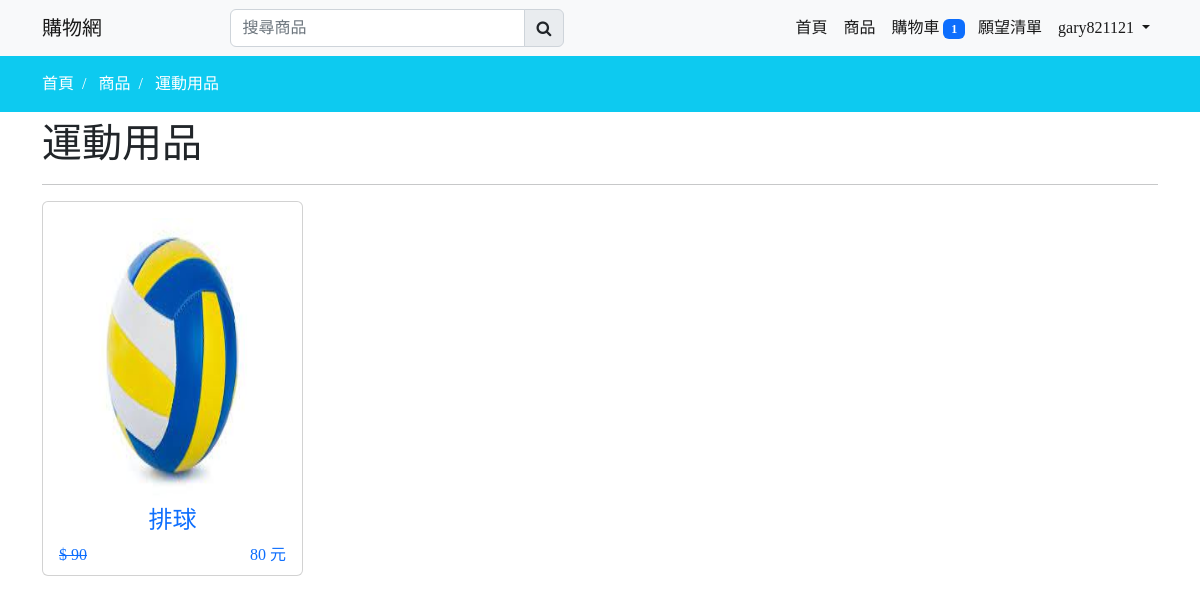
The page /collections/a3a9f562-0b41-11ed-a9f1-18cc182a562e/ (signed in) on the database as committed earlier.
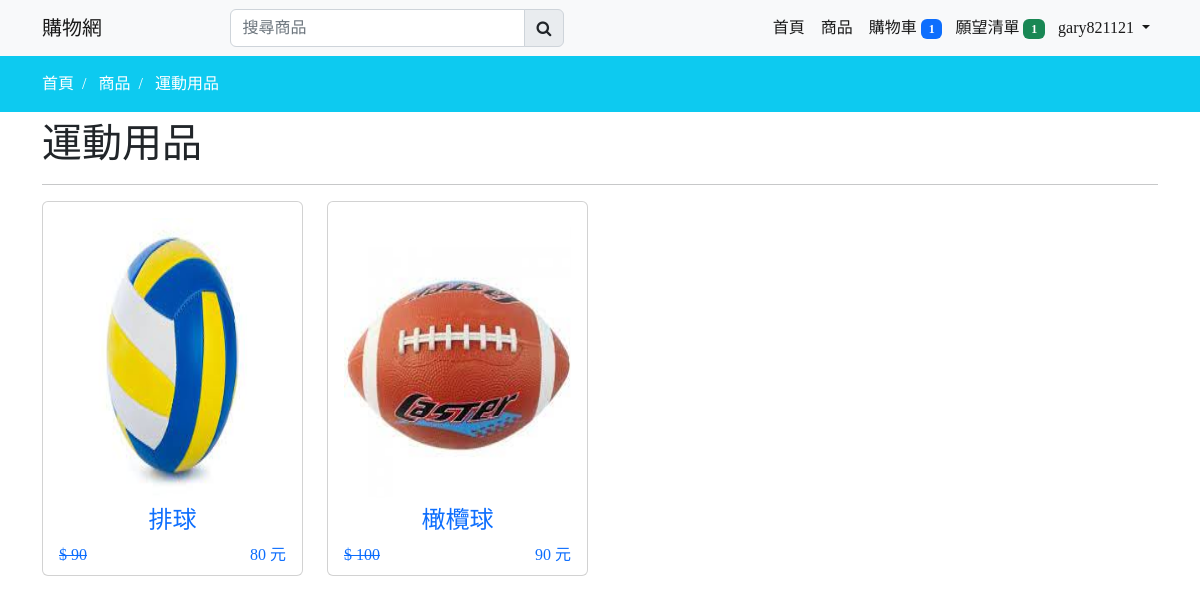
The same page on the database as committed later.
### mainapp/models.py (models this page shows, shortened)
class Product(models.Model):
    category = models.ForeignKey(Category,on_delete=models.CASCADE)
    slug = models.SlugField(null=False,unique=True,default=uuid.uuid1)
    name = models.CharField(max_length=150,null=False,blank=False)
    product_image = models.ImageField(upload_to=get_file_path,null=True,blank=True)
    small_description = models.CharField(max_length=150,null=False,blank=False)
    description = models.TextField(max_length=500,null=False,blank=False)
    quantity = models.IntegerField(null=False,blank=False)
    original_price = models.IntegerField(null=False,blank=False)
    selling_price = models.IntegerField(null=False,blank=False)
    status = models.BooleanField(default=False,help_text='0=default,1=Hidden')
    trending = models.BooleanField(default=False,help_text='0=default,1=Trending')
    tag = models.CharField(max_length=150,null=True,blank=True)
    meta_title = models.CharField(max_length=150,null=True,blank=True)
    meta_keywords = models.CharField(max_length=150,null=True,blank=True)
    meta_description = models.CharField(max_length=150,null=True,blank=True)
    created_at = models.DateTimeField(auto_now_add=True)
    @property
    def product_imageURL(self):
        try:
            url = self.product_image.url
        except:
            url = ''
        return url

class Profile(models.Model):
    user = models.OneToOneField(User,on_delete=models.CASCADE,null=True,blank=True)
    first_name = models.CharField(max_length=150,null=True,blank=True)
    last_name = models.CharField(max_length=150,null=True,blank=True)
    phone = models.CharField(max_length=150,null=True,blank=True)
    address = models.CharField(max_length=150,null=True,blank=True)
    email = models.EmailField(max_length=150,null=True,blank=True)
    profile_image = models.ImageField(upload_to=get_profile_file_path,null=True,blank=True)
    create_at = models.DateTimeField(auto_now_add=True)
    @property
    def cart_item_total(self):
        total = len(self.cart_set.all())
        return total
    @property
    def wishlist_item_total(self):
        total = len(self.wishlist_set.all())
        return total

class Cart(models.Model):
    user = models.ForeignKey(Profile,on_delete=models.CASCADE)
    product = models.ForeignKey(Product,on_delete=models.CASCADE)
    product_qty = models.IntegerField(null=False,blank=False)
    create_at = models.DateTimeField(auto_now_add=True)

class Wishlist(models.Model):
    user = models.ForeignKey(Profile,on_delete=models.CASCADE)
    product = models.ForeignKey(Product,on_delete=models.CASCADE)
    create_at = models.DateTimeField(auto_now_add=True)

### mainapp/views.py (the view)
# urls.py: path('collections/<slug:slug>/',views.collectionsview, name='collectionsview'),
def collectionsview(request,slug):
    if request.user.is_authenticated:
        profile = Profile.objects.get(user=request.user)
    if Category.objects.filter(slug=slug,status=0):
        products = Product.objects.filter(category__slug=slug)
        category = Category.objects.filter(slug=slug).first()
        return render(request,'store/products/collectionsview.html',locals())
    else:
        messages.warning(request,'沒有相關類別')
        return redirect('collections')

### mainapp/templates/store/products/collectionsview.html (shortened to what this page needs)
{% extends 'store/layouts/main.html' %}
{% load static %}
{% block content %}
<div class="py-3 bg-info">
    <div class="container">
        <a class="text-white" href="{% url 'home' %}">首頁 &nbsp;/ &nbsp;</a>
        <a class="text-white" href="{% url 'collections' %}">商品 &nbsp;/ &nbsp;</a>
        <a class="text-white" href="{% url 'collectionsview' category.slug %}"> {{category.name}}</a>
    </div>
</div>
<div class="container">
    <div class="row">
        <div class="col-md-12">
            <h1 class="mt-2">{{category.name}}</h1>
            <hr>
            <div class="row">
                {% for item in products %}
                <div class="col-md-3 mb-3">
                    <div class="card">
                        <a href="{% url 'productview' item.category.slug item.slug %}">
                            <div class="card-body">
                                <div class="category-image">
                                    <img src="{% static item.product_imageURL %}" height="280px" class="w-100" alt="product image">
                                </div>
                                <h4 class="text-center mt-2">{{item.name}}</h4>
                                <span class="float-start"><s>$ {{item.original_price}}</s></span>
                                <span class="float-end mb-2"> {{item.selling_price}} 元</span>
                            </div>
                        </a>
                    </div>
                </div>
                {% endfor %}
            </div>
        </div>
    </div>
</div>
{% endblock content %}

### mainapp/templates/store/inc/navbar.html (shortened to what this page needs)
<nav class="navbar navbar-expand-lg bg-light" id="item_count">
    <div class="container">
      <a class="navbar-brand" href="{% url 'home' %}">購物網</a>
      <div class="search-bar">
        <form action="{% url 'search_product' %}" method="POST">
          <div class="input-group">
            <input type="search" class="form-control" id="search_product" name="search_product" placeholder="搜尋商品" required>
            <button class="input-group-text"><i class="fa fa-search"></i></button>
          </div>
      </form>
      </div>
      <div class="collapse navbar-collapse" id="navbarNav">
        <ul class="navbar-nav ms-auto">
          <li class="nav-item">
            <a class="nav-link active {% if request.resolver_match.url_name == 'home' %}navactive{% endif %}" aria-current="page" href="{% url 'home' %}">首頁</a>
          </li>
          <li class="nav-item">
            <a class="nav-link active {% if request.resolver_match.url_name == 'collections' %}navactive{% endif %}" href="{% url 'collections' %}">商品</a>
          </li>
          <li class="nav-item">
            <a class="nav-link active {% if request.resolver_match.url_name == 'cart' %}navactive{% endif %}" aria-current="page" href="{% url 'cart' %}">
              購物車
              {% if profile.cart_item_total > 0 %}
              <span class="badge badge-pill bg-primary cart-count" style="margin-right: -3px;">{{profile.cart_item_total}}</span>
              {% endif %}
            </a>
          </li>
          <li class="nav-item">
            <a class="nav-link active {% if request.resolver_match.url_name == 'wishlist' %}navactive{% endif %}" aria-current="page" href="{% url 'wishlist' %}">
              願望清單
              {% if profile.wishlist_item_total > 0 %}
              <span class="badge badge-pill bg-success wishlist-count" style="margin-right: -3px;">{{profile.wishlist_item_total}}</span>
              {% endif %}
            </a>
          </li>
          {% if request.user.is_authenticated %}
          <li class="nav-item dropdown">
            <a class="nav-link dropdown-toggle active ints"
            href="#" role="button" data-bs-toggle="dropdown" aria-expanded="false">
              {{request.user}}
            </a>
          </li>
          {% else %}
          <li class="nav-item">
            <a class="nav-link" href="{% url 'login' %}">登入</a>
          </li>
          {% endif  %}
        </ul>
      </div>
    </div>
  </nav>

Rows that differ between the two databases and show on the page:
shown differently, row unchanged: Profile: wishlist_item_total (not shown) → "1"
added Product: product_image (picture), name "橄欖球", original_price "100", selling_price "90"
